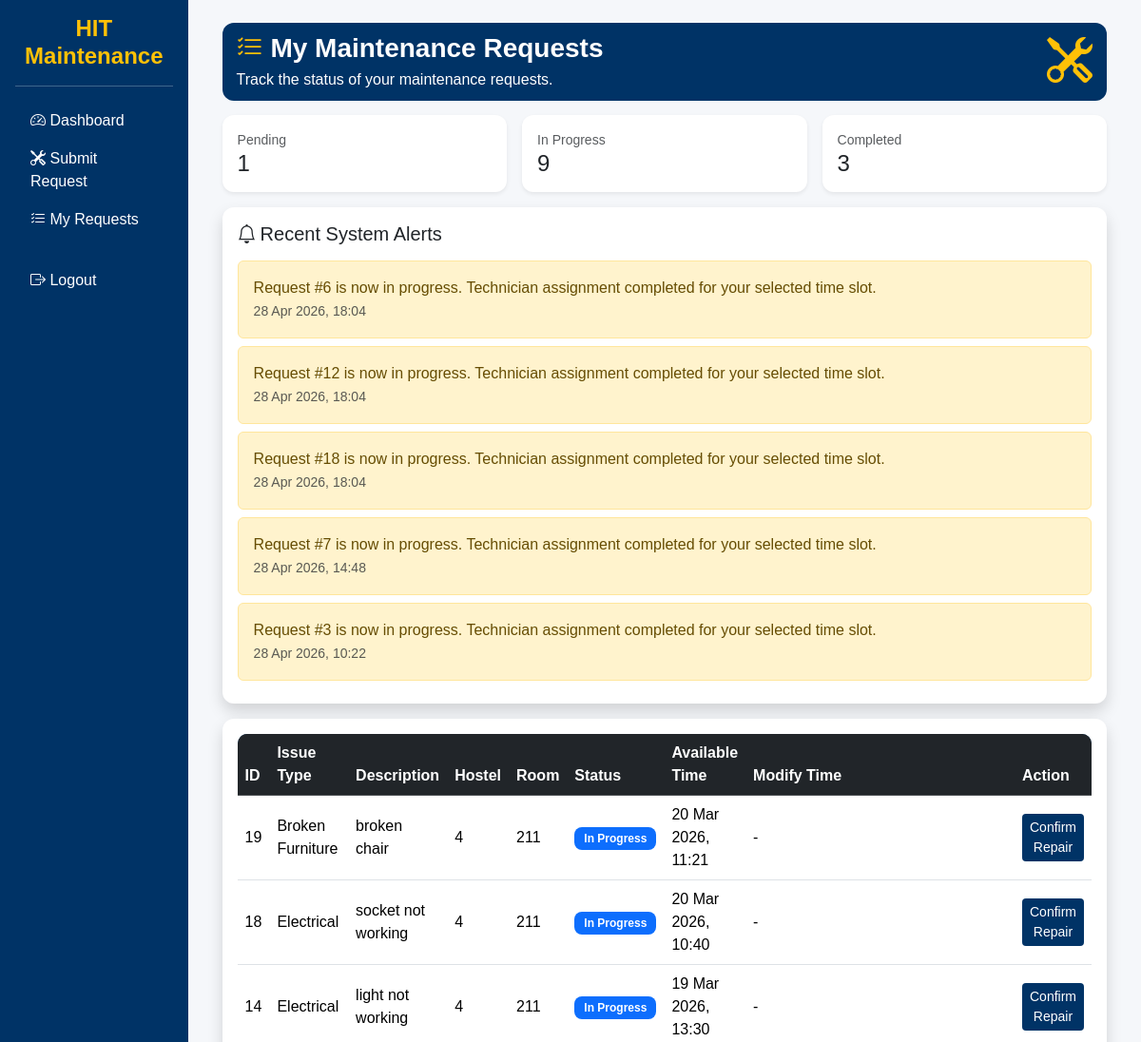
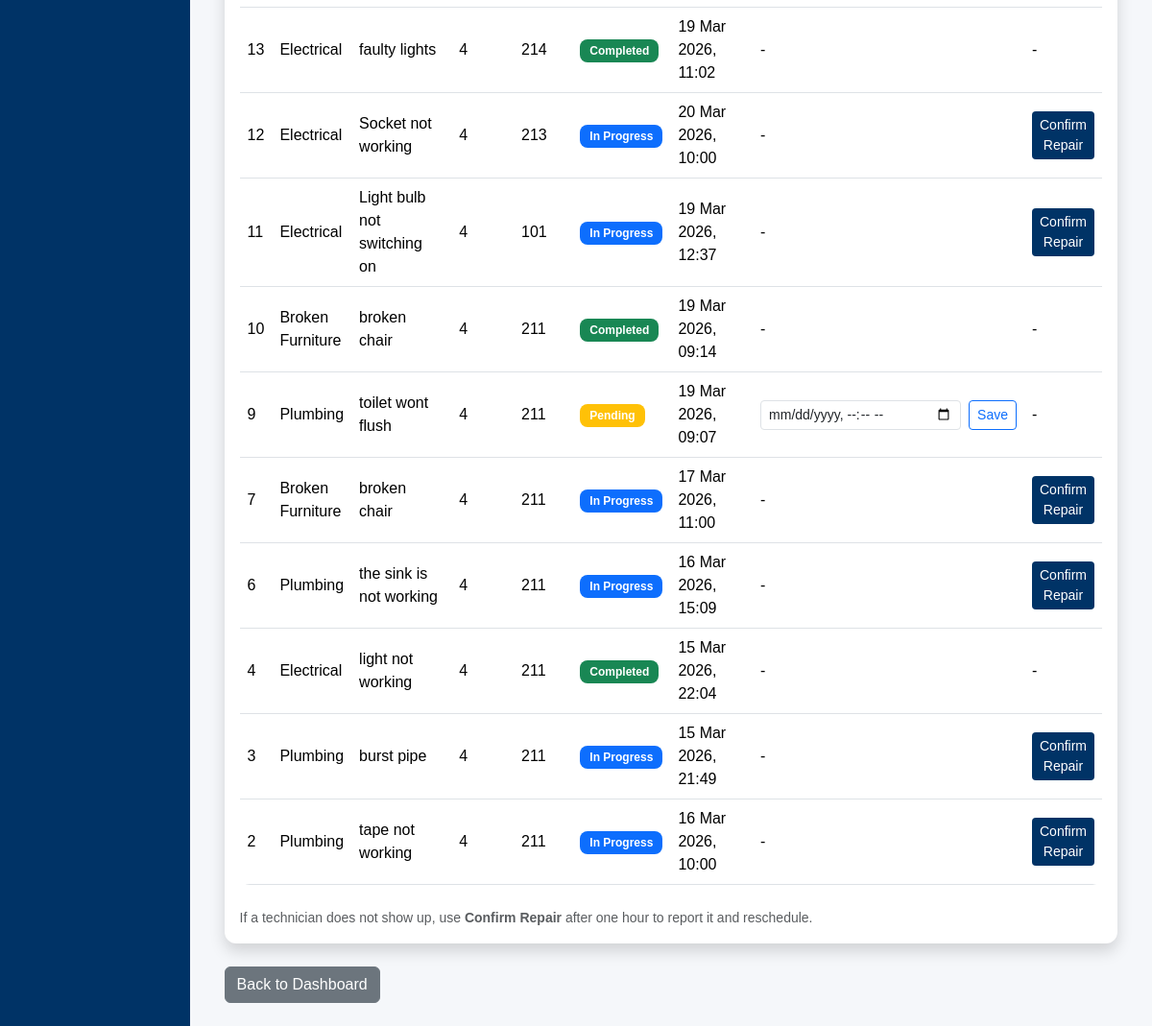
The page /hostel-maintenance-portal/student/view_requests.php (signed in) on the database its author committed (2 pictures, top to bottom).
### tables this page shows
CREATE TABLE `notifications` (
  `id` int(11) NOT NULL,
  `user_id` int(11) DEFAULT NULL,
  `message` text DEFAULT NULL,
  `status` enum('unread','read') DEFAULT 'unread',
  `created_at` timestamp NOT NULL DEFAULT current_timestamp()
);

CREATE TABLE `requests` (
  `id` int(11) NOT NULL,
  `student_id` int(11) DEFAULT NULL,
  `issue_type_id` int(11) DEFAULT NULL,
  `hostel` varchar(50) DEFAULT NULL,
  `room` varchar(20) DEFAULT NULL,
  `description` text DEFAULT NULL,
  `available_time` datetime DEFAULT NULL,
  `status` enum('pending','in_progress','completed') DEFAULT 'pending',
  `assigned_staff` int(11) DEFAULT NULL,
  `created_at` timestamp NOT NULL DEFAULT current_timestamp(),
  `technician_arrived` tinyint(1) DEFAULT NULL,
  `rating` int(11) DEFAULT NULL
);

CREATE TABLE `issue_types` (
  `id` int(11) NOT NULL,
  `issue_name` varchar(50) DEFAULT NULL
);

### hostel-maintenance-portal/student/view_requests.php (the view, shortened to what this page needs)
<?php
require_once __DIR__ . "/../config/database.php";
$student_id = (int) $_SESSION['user_id'];
$requests = [];
$stmt = $conn->prepare(
    "SELECT r.*, it.issue_name
     FROM requests r
     JOIN issue_types it ON r.issue_type_id = it.id
     WHERE r.student_id = ?
     ORDER BY r.created_at DESC"
);
$stmt->bind_param("i", $student_id);
$stmt->execute();
$result = $stmt->get_result();
if ($result instanceof mysqli_result) {
    while ($row = $result->fetch_assoc()) {
        $requests[] = $row;
    }
}
$alerts = [];
$alertStmt = $conn->prepare(
    "SELECT id, message, created_at FROM notifications WHERE user_id = ? ORDER BY created_at DESC LIMIT 5"
);
$alertStmt->bind_param("i", $student_id);
$alertStmt->execute();
$alertResult = $alertStmt->get_result();
if ($alertResult instanceof mysqli_result) {
    while ($notice = $alertResult->fetch_assoc()) {
        $alerts[] = $notice;
    }
}
$pending_count = 0;
$in_progress_count = 0;
$completed_count = 0;
$countStmt = $conn->prepare("SELECT status, COUNT(*) AS total FROM requests WHERE student_id = ? GROUP BY status");
$countStmt->bind_param("i", $student_id);
$countStmt->execute();
$countResult = $countStmt->get_result();
if ($countResult instanceof mysqli_result) {
    while ($count = $countResult->fetch_assoc()) {
        if ($count['status'] === 'pending') {
            $pending_count = (int) $count['total'];
        } elseif ($count['status'] === 'in_progress') {
            $in_progress_count = (int) $count['total'];
        } elseif ($count['status'] === 'completed') {
            $completed_count = (int) $count['total'];
        }
    }
}
?>
<?php include("../includes/header.php"); ?>
<?php include("../includes/sidebar.php"); ?>
<div class="container-fluid">
    <div class="page-header">
        <div class="d-flex justify-content-between align-items-center">
            <div>
                <h3 class="mb-1 fw-bold text-white"><i class="bi bi-list-check text-warning"></i> My Maintenance Requests</h3>
                <p class="mb-0 text-white">Track the status of your maintenance requests.</p>
            </div>
            <i class="bi bi-tools display-5 text-warning"></i>
        </div>
    </div>
    <div class="row g-3 mb-3">
        <div class="col-md-4"><div class="card border-0 shadow-sm"><div class="card-body"><div class="text-muted small">Pending</div><h4 class="mb-0"><?php echo $pending_count; ?></h4></div></div></div>
        <div class="col-md-4"><div class="card border-0 shadow-sm"><div class="card-body"><div class="text-muted small">In Progress</div><h4 class="mb-0"><?php echo $in_progress_count; ?></h4></div></div></div>
        <div class="col-md-4"><div class="card border-0 shadow-sm"><div class="card-body"><div class="text-muted small">Completed</div><h4 class="mb-0"><?php echo $completed_count; ?></h4></div></div></div>
    </div>
    <?php if (!empty($alerts)): ?>
    <div class="card border-0 shadow mb-3">
        <div class="card-body">
            <h5 class="mb-3"><i class="bi bi-bell me-1"></i>Recent System Alerts</h5>
            <?php foreach ($alerts as $notice): ?>
                <div class="alert alert-warning mb-2">
                    <div><?php echo htmlspecialchars($notice['message']); ?></div>
                    <small class="text-muted"><?php echo date('d M Y, H:i', strtotime((string) $notice['created_at'])); ?></small>
                </div>
            <?php endforeach; ?>
        </div>
    </div>
    <?php endif; ?>
    <div class="card shadow border-0">
        <div class="card-body">
            <div class="table-responsive">
                <table class="table table-hover align-middle">
                    <thead class="table-dark">
                        <tr>
                            <th>ID</th>
                            <th>Issue Type</th>
                            <th>Description</th>
                            <th>Hostel</th>
                            <th>Room</th>
                            <th>Status</th>
                            <th>Available Time</th>
                            <th>Modify Time</th>
                            <th>Action</th>
                        </tr>
                    </thead>
                    <tbody>
                        <?php if (!empty($requests)): ?>
                            <?php foreach ($requests as $row): ?>
                                <tr>
                                    <td><?php echo (int) $row['id']; ?></td>
                                    <td><?php echo htmlspecialchars($row['issue_name']); ?></td>
                                    <td><?php echo htmlspecialchars($row['description']); ?></td>
                                    <td><?php echo htmlspecialchars($row['hostel']); ?></td>
                                    <td><?php echo htmlspecialchars($row['room']); ?></td>
                                    <td>
                                        <?php if ($row['status'] === 'pending'): ?>
                                            <span class='badge bg-warning'>Pending</span>
                                        <?php elseif ($row['status'] === 'in_progress'): ?>
                                            <span class='badge bg-primary'>In Progress</span>
                                        <?php else: ?>
                                            <span class='badge bg-success'>Completed</span>
                                        <?php endif; ?>
                                    </td>
                                    <td><?php echo date('d M Y, H:i', strtotime((string) $row['available_time'])); ?></td>
                                    <td>
                                        <?php if ($row['status'] === 'pending'): ?>
                                            <form method="POST" action="update_request_time.php" class="d-flex gap-2">
                                                <input type="datetime-local" name="available_time" class="form-control form-control-sm" required>
                                                <button type="submit" class="btn btn-sm btn-outline-primary">Save</button>
                                            </form>
                                        <?php else: ?>
                                            -
                                        <?php endif; ?>
                                    </td>
                                    <td>
                                        <?php
                                        $current_time = date('Y-m-d H:i:s');
                                        $isConfirmable = $row['status'] === 'in_progress'
                                            && $current_time >= date('Y-m-d H:i:s', strtotime($row['available_time'] . ' +1 hour'));
                                        ?>
                                        <?php if ($isConfirmable): ?>
                                            <a href="confirm_repair.php?id=<?php echo (int) $row['id']; ?>" class="btn btn-primary btn-sm">Confirm Repair</a>
                                        <?php else: ?>
                                            -
                                        <?php endif; ?>
                                    </td>
                                </tr>
                            <?php endforeach; ?>
                        <?php else: ?>
                            <tr><td colspan='9' class='text-center'>No requests submitted yet</td></tr>
                        <?php endif; ?>
                    </tbody>
                </table>
            </div>
            <div class="form-text mt-2">If a technician does not show up, use <strong>Confirm Repair</strong> after one hour to report it and reschedule.</div>
        </div>
    </div>
    <div class="mt-4">
        <a href="dashboard.php" class="btn btn-secondary">Back to Dashboard</a>
    </div>
</div>
<?php include("../includes/sidebar_end.php"); ?>
<?php include("../includes/footer.php"); ?>

### hostel-maintenance-portal/assets/css/style.css (style rules this page uses)
:root { --hit-blue: #003366; --hit-blue-dark: #002244; --hit-gold: #FFD700; --hit-light: #F5F7FA; --hit-dark: #1A1A1A; }
body { font-family: Arial, sans-serif; background-color: var(--hit-light); margin: 0; padding: 0; }
.card { border-radius: 12px; box-shadow: 0 2px 8px rgba(0,0,0,0.05); }
h3, h4, h5 { color: inherit; }
.page-header { background: var(--hit-blue); color: white; border-radius: 12px; padding: 10px 15px; margin-bottom: 15px; }
.table { background: white; border-radius: 10px; overflow: hidden; }
.table thead { background: var(--hit-blue); color: white; }
.table-dark { background: var(--hit-blue) !important; color: white !important; }
.btn-primary { background-color: var(--hit-blue); border: none; }
.badge { padding: 6px 10px; border-radius: 8px; font-size: 12px; }
.shadow-sm { box-shadow: 0 2px 6px rgba(0,0,0,0.1); }

### rows shown on the page
notifications: message "Request #6 is now in progress. Technician assignment completed for your selected time slot.", created_at "28 Apr 2026, 18:04"
notifications: message "Request #12 is now in progress. Technician assignment completed for your selected time slot.", created_at "28 Apr 2026, 18:04"
notifications: message "Request #18 is now in progress. Technician assignment completed for your selected time slot.", created_at "28 Apr 2026, 18:04"
notifications: message "Request #7 is now in progress. Technician assignment completed for your selected time slot.", created_at "28 Apr 2026, 14:48"
notifications: message "Request #3 is now in progress. Technician assignment completed for your selected time slot.", created_at "28 Apr 2026, 10:22"
requests: id "19", issue_type.issue_name "Broken Furniture", description "broken chair", hostel "4", room "211", status "In Progress", available_time "20 Mar 2026, 11:21"
requests: id "18", issue_type.issue_name "Electrical", description "socket not working", hostel "4", room "211", status "In Progress", available_time "20 Mar 2026, 10:40"
requests: id "14", issue_type.issue_name "Electrical", description "light not working", hostel "4", room "211", status "In Progress", available_time "19 Mar 2026, 13:30"
requests: id "13", issue_type.issue_name "Electrical", description "faulty lights", hostel "4", room "214", status "Completed", available_time "19 Mar 2026, 11:02"
requests: id "12", issue_type.issue_name "Electrical", description "Socket not working", hostel "4", room "213", status "In Progress", available_time "20 Mar 2026, 10:00"
requests: id "11", issue_type.issue_name "Electrical", description "Light bulb not switching on", hostel "4", room "101", status "In Progress", available_time "19 Mar 2026, 12:37"
requests: id "10", issue_type.issue_name "Broken Furniture", description "broken chair", hostel "4", room "211", status "Completed", available_time "19 Mar 2026, 09:14"
requests: id "9", issue_type.issue_name "Plumbing", description "toilet wont flush", hostel "4", room "211", status "Pending", available_time "19 Mar 2026, 09:07"
requests: id "7", issue_type.issue_name "Broken Furniture", description "broken chair", hostel "4", room "211", status "In Progress", available_time "17 Mar 2026, 11:00"
requests: id "6", issue_type.issue_name "Plumbing", description "the sink is not working", hostel "4", room "211", status "In Progress", available_time "16 Mar 2026, 15:09"
requests: id "4", issue_type.issue_name "Electrical", description "light not working", hostel "4", room "211", status "Completed", available_time "15 Mar 2026, 22:04"
requests: id "3", issue_type.issue_name "Plumbing", description "burst pipe", hostel "4", room "211", status "In Progress", available_time "15 Mar 2026, 21:49"
requests: id "2", issue_type.issue_name "Plumbing", description "tape not working", hostel "4", room "211", status "In Progress", available_time "16 Mar 2026, 10:00"

### other values the page prints
$pending_count "1"
$in_progress_count "9"
$completed_count "3"
